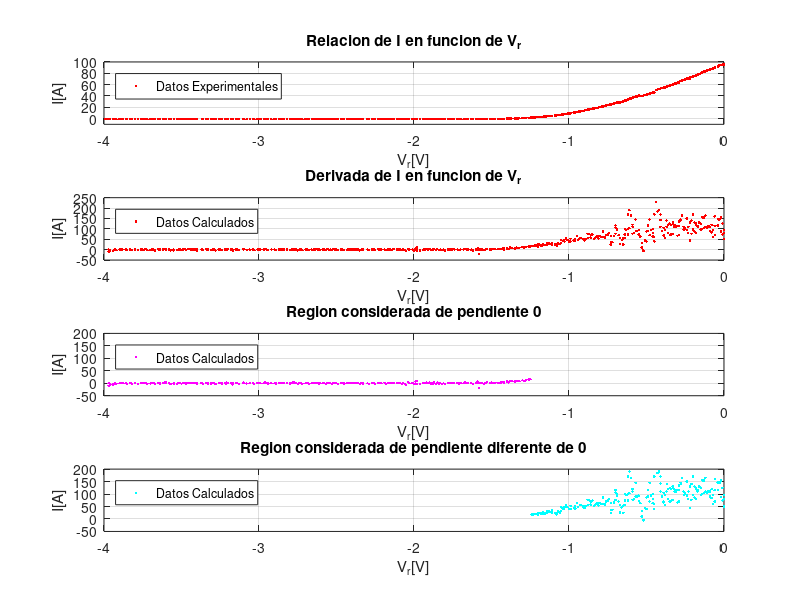
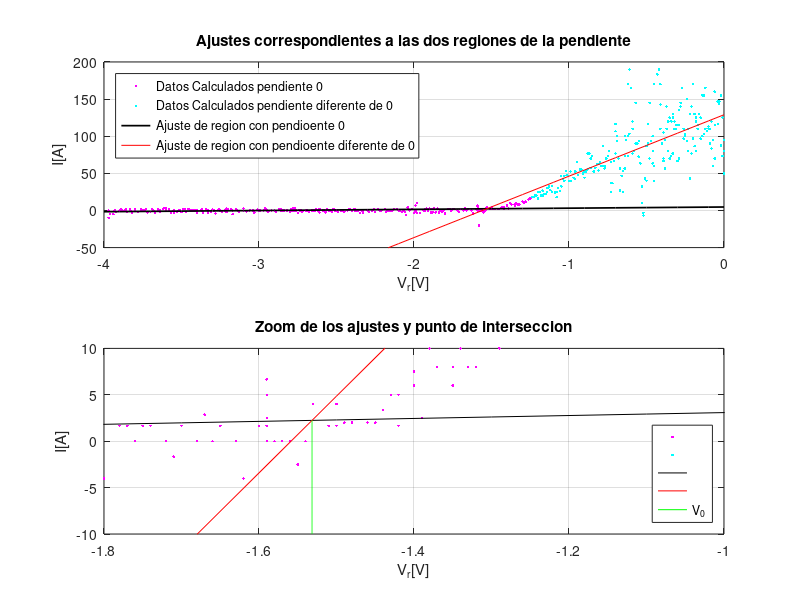

Recreate these plots in MATLAB, in order.
clear all; close all;
Vr = [0	0	0	-0.01	-0.01	-0.02	-0.02	-0.03	-0.03	-0.04	-0.04	-0.06	-0.06	-0.06	-0.07	-0.07	-0.08	-0.08	-0.09	-0.09	-0.1	-0.1	-0.11	-0.12	-0.12	-0.13	-0.13	-0.14	-0.14	-0.15	-0.15	-0.16	-0.16	-0.17	-0.17	-0.18	-0.18	-0.18	-0.19	-0.19	-0.2	-0.2	-0.21	-0.21	-0.22	-0.22	-0.23	-0.23	-0.24	-0.24	-0.25	-0.25	-0.26	-0.26	-0.27	-0.28	-0.28	-0.29	-0.29	-0.29	-0.3	-0.3	-0.31	-0.31	-0.32	-0.32	-0.33	-0.33	-0.33	-0.34	-0.34	-0.35	-0.35	-0.36	-0.36	-0.37	-0.37	-0.38	-0.38	-0.39	-0.39	-0.39	-0.4	-0.41	-0.41	-0.41	-0.42	-0.43	-0.44	-0.45	-0.45	-0.45	-0.46	-0.46	-0.46	-0.47	-0.48	-0.48	-0.49	-0.49	-0.5	-0.5	-0.51	-0.52	-0.52	-0.53	-0.53	-0.54	-0.55	-0.55	-0.56	-0.57	-0.57	-0.58	-0.59	-0.59	-0.59	-0.6	-0.61	-0.61	-0.62	-0.62	-0.62	-0.63	-0.64	-0.64	-0.64	-0.65	-0.65	-0.66	-0.67	-0.67	-0.68	-0.69	-0.69	-0.7	-0.7	-0.7	-0.71	-0.72	-0.73	-0.73	-0.73	-0.74	-0.75	-0.75	-0.76	-0.77	-0.77	-0.78	-0.78	-0.79	-0.8	-0.81	-0.81	-0.82	-0.83	-0.84	-0.85	-0.86	-0.86	-0.87	-0.88	-0.88	-0.89	-0.9	-0.9	-0.91	-0.92	-0.93	-0.94	-0.95	-0.96	-0.96	-0.97	-0.99	-0.99	-1	-1.01	-1.02	-1.03	-1.03	-1.04	-1.05	-1.05	-1.06	-1.07	-1.08	-1.08	-1.09	-1.11	-1.11	-1.12	-1.13	-1.14	-1.14	-1.15	-1.16	-1.17	-1.17	-1.18	-1.19	-1.2	-1.2	-1.21	-1.22	-1.23	-1.24	-1.25	-1.26	-1.28	-1.28	-1.29	-1.3	-1.32	-1.33	-1.34	-1.35	-1.35	-1.37	-1.38	-1.39	-1.4	-1.4	-1.42	-1.42	-1.43	-1.44	-1.45	-1.46	-1.48	-1.49	-1.5	-1.5	-1.51	-1.53	-1.54	-1.55	-1.56	-1.57	-1.58	-1.58	-1.59	-1.59	-1.59	-1.59	-1.59	-1.6	-1.62	-1.63	-1.63	-1.65	-1.66	-1.67	-1.68	-1.7	-1.71	-1.72	-1.74	-1.75	-1.76	-1.77	-1.78	-1.8	-1.81	-1.82	-1.83	-1.84	-1.85	-1.86	-1.87	-1.88	-1.88	-1.89	-1.9	-1.91	-1.92	-1.93	-1.93	-1.94	-1.96	-1.96	-1.98	-1.98	-1.99	-1.99	-1.99	-2	-2.01	-2.03	-2.04	-2.05	-2.06	-2.07	-2.08	-2.09	-2.1	-2.11	-2.11	-2.13	-2.14	-2.15	-2.16	-2.17	-2.18	-2.19	-2.21	-2.21	-2.22	-2.23	-2.25	-2.26	-2.27	-2.29	-2.3	-2.3	-2.33	-2.33	-2.34	-2.35	-2.36	-2.37	-2.38	-2.38	-2.38	-2.39	-2.4	-2.41	-2.42	-2.43	-2.45	-2.46	-2.47	-2.49	-2.5	-2.51	-2.52	-2.53	-2.54	-2.55	-2.56	-2.57	-2.58	-2.58	-2.59	-2.61	-2.61	-2.62	-2.63	-2.64	-2.65	-2.66	-2.66	-2.68	-2.69	-2.7	-2.72	-2.73	-2.74	-2.75	-2.76	-2.77	-2.77	-2.78	-2.78	-2.79	-2.79	-2.8	-2.82	-2.82	-2.84	-2.85	-2.86	-2.86	-2.87	-2.89	-2.9	-2.9	-2.92	-2.94	-2.95	-2.96	-2.97	-2.99	-3	-3.01	-3.03	-3.04	-3.06	-3.06	-3.08	-3.1	-3.1	-3.13	-3.14	-3.15	-3.17	-3.17	-3.18	-3.2	-3.21	-3.21	-3.22	-3.24	-3.25	-3.26	-3.28	-3.29	-3.3	-3.31	-3.33	-3.33	-3.34	-3.36	-3.37	-3.37	-3.37	-3.4	-3.4	-3.41	-3.42	-3.43	-3.43	-3.44	-3.45	-3.46	-3.47	-3.48	-3.49	-3.5	-3.51	-3.52	-3.53	-3.55	-3.55	-3.57	-3.58	-3.58	-3.58	-3.6	-3.6	-3.61	-3.62	-3.64	-3.64	-3.65	-3.67	-3.68	-3.69	-3.7	-3.72	-3.73	-3.74	-3.75	-3.76	-3.76	-3.78	-3.8	-3.8	-3.82	-3.83	-3.83	-3.85	-3.86	-3.86	-3.88	-3.89	-3.9	-3.92	-3.93	-3.94	-3.96	-3.97	-3.97	-3.98	-3.98	-3.98	-3.99	-3.99];
I = [95.7	96.7	96.6	95.9	95.2	94.7	94.8	94.2	93.4	93	91.6	91.3	89.8	89.1	88.6	88.1	88.1	87.5	87	86.7	86.3	85.7	85	84.3	83.4	83	82.3	81.8	81	80.1	79.9	79.2	78.7	78	77.6	77	76.6	76.1	75.7	75.4	74.5	74.2	73.7	73.1	72.8	71.1	71.3	70.9	70.8	70.2	69.8	69.1	68.5	67.8	67.4	66.7	66.1	65.2	64.9	64.1	63.8	63.3	62.9	62.2	62	61.5	61.3	60.6	60	59.8	59.1	58.7	58.1	57.7	57.4	56.9	56.2	56	55.3	55	54.1	54	54.1	53.6	52.9	52.7	52	51.4	50.3	47.2	45.9	46.3	45.9	45.7	45.5	45.1	44.5	43.9	43.3	43.6	42.3	41.6	41.8	40.6	40.1	39.7	40.4	40.5	40.8	40.2	39.4	39.1	38.6	38	37.3	36.7	36.2	35.9	35.6	34.9	34.4	32.9	32.6	31.8	31.8	31	30.9	30.4	29.9	29.8	29.3	28.7	28.8	28.9	28.4	27.6	27.9	27.4	26.9	25.6	24.4	24.4	25.1	24.9	24.5	23.9	23.3	22.5	22.5	22.3	21.7	21.2	20.8	20.1	19.7	19.3	18.8	18.2	17.6	17	16.8	16.5	16.1	15.4	14.9	14.5	14.2	13.8	13.2	12.8	12.4	12	11.3	11	10.6	10	9.4	9.2	8.9	8.4	7.9	7.8	7.6	7	6.8	6.5	6.2	5.9	5.6	5.5	5.2	5	4.9	4.7	4.3	4.2	4	3.8	3.4	3.4	3.2	3.1	2.9	2.6	2.6	2.4	2.1	1.9	1.8	1.6	1.2	1.2	1	1	0.7	0.6	0.5	0.4	0.4	0.3	0.2	0	0.1	0	-0.1	-0.2	-0.1	-0.2	-0.3	-0.3	-0.3	-0.4	-0.4	-0.4	-0.4	-0.4	-0.5	-0.6	-0.5	-0.5	-0.6	-0.5	-0.5	-0.5	-0.5	-0.4	-0.5	-0.5	-0.7	-0.6	-0.6	-0.6	-0.6	-0.5	-0.6	-0.6	-0.7	-0.6	-0.7	-0.6	-0.7	-0.6	-0.6	-0.8	-0.7	-0.7	-0.7	-0.7	-0.6	-0.7	-0.6	-0.7	-0.6	-0.7	-0.6	-0.7	-0.6	-0.7	-0.6	-0.7	-0.7	-0.7	-0.7	-0.7	-0.7	-0.6	-0.6	-0.9	-0.6	-0.7	-0.5	-1	-0.7	-0.7	-0.7	-0.7	-0.7	-0.6	-0.7	-0.6	-0.7	-0.7	-0.7	-0.8	-0.7	-0.7	-0.7	-0.7	-0.8	-0.6	-0.8	-0.7	-0.7	-0.8	-0.7	-0.7	-0.8	-0.7	-0.7	-0.7	-0.7	-0.7	-0.7	-0.7	-0.6	-0.7	-0.7	-0.7	-0.7	-0.7	-0.8	-0.7	-0.8	-0.8	-0.7	-0.7	-0.7	-0.8	-0.7	-0.7	-0.7	-0.8	-0.7	-0.7	-0.7	-0.8	-0.7	-0.7	-0.7	-0.7	-0.7	-0.8	-0.7	-0.8	-0.7	-0.7	-0.8	-0.7	-0.7	-0.7	-0.7	-0.7	-0.7	-0.7	-0.6	-0.7	-0.7	-0.8	-0.7	-0.7	-0.8	-0.7	-0.7	-0.7	-0.7	-0.8	-0.7	-0.7	-0.8	-0.8	-0.7	-0.7	-0.7	-0.8	-0.7	-0.7	-0.9	-0.7	-0.8	-0.7	-0.8	-0.7	-0.7	-0.8	-0.7	-0.7	-0.9	-0.7	-0.7	-0.7	-0.8	-0.7	-0.7	-0.8	-0.8	-0.7	-0.9	-0.7	-0.7	-0.8	-0.8	-0.7	-0.7	-0.8	-0.7	-0.7	-0.7	-0.8	-0.7	-0.7	-0.7	-0.8	-0.7	-0.7	-0.7	-0.7	-0.8	-0.7	-0.7	-0.8	-0.8	-0.7	-0.8	-0.8	-0.7	-0.8	-0.7	-0.7	-0.7	-0.7	-0.7	-0.7	-0.7	-0.8	-0.8	-0.7	-0.9	-0.8	-0.7	-0.8	-0.8	-0.7	-0.8	-0.8	-0.7	-0.7	-0.8	-0.8	-0.8	-0.8	-0.7	-0.7	-0.9	-0.8	-0.7	-0.8	-0.7	-0.8	-0.9	-0.7	-0.8	-0.8	-0.8	-0.8	-0.7	-0.6	-0.7	-0.8	-0.6]; 
%%%%%%%%%%%%%%%%%%%%%%%%%%Se calcula la derivada como la diferencia entre las corrientes sobre la diferencia de voltajes. Como se usa el paso siguiente, el vector tendra un tamanho...
%%%%%%%%%%%%%%%%%%%%%%%%%%... N-1 del vector original. Se ajuste Vr de acuerdo a esa necesidad.
for i = 1:(length(I)-5)
  didv(i) = (I(i+5)-I(i))/(Vr(i+5)-Vr(i));
end
Vrdidv=Vr(1:length(didv));
volmax = -1.25; %%%%%%%%%%%%%%%%%%%% <----------------SELECCIONAR el valor de voltaje hasta el que se considera, inicialmente, que didv esta en 0
N=find(Vr == volmax);
%%%%Se genera dos vectores con la region considerada en que la derivada es 0.
x0 = Vrdidv(N:length(Vrdidv));y0 = didv(N:length(didv));
%%%%Se genera dos vectores con la region considerada en que la derivada no es 0.
xn0 = Vrdidv(1:N-1);yn0 = didv(1:N-1);

figure(1); clf; % se plotea la grafica original, la derivada, y las dos regiones de interes (donde la derivada es 0 y donde no)
subplot(4,1,1); plot(Vr,I,'r.'); axis([-4 0 -10 100]);grid on;xlabel('V_{r}[V]');ylabel('I[A]');legend('Datos Experimentales','Location','northwest');title('Relacion de I en funcion de V_{r}')
subplot(4,1,2); plot(Vrdidv,didv,'r.');grid on;xlabel('V_{r}[V]');ylabel('I[A]');legend('Datos Calculados','Location','northwest');title('Derivada de I en funcion de V_{r}')
subplot(4,1,3); plot(x0,y0,'m.'); axis([-4 0 -50 200]);grid on;xlabel('V_{r}[V]');ylabel('I[A]');legend('Datos Calculados','Location','northwest');title('Region considerada de pendiente 0')
subplot(4,1,4); plot(xn0,yn0,'c.'); axis([-4 0 -50 200]);grid on;xlabel('V_{r}[V]');ylabel('I[A]');legend('Datos Calculados','Location','northwest');title('Region considerada de pendiente diferente de 0')

%%%%%%%%%%%%%%%%%%%%Minimos cuadrados para x0,y0
size(x0)
size(y0)
N0 = size(x0)(2)
sx0y0 = sum(x0.*y0)
sx0x0 = sum(x0.*x0);sy0y0 = sum(y0.*y0);sx0 = sum(x0);sy0 = sum(y0);
a0 = (((N0)*(sx0y0))-((sx0)*(sy0)))/(((N0)*(sx0x0))-((sx0)*(sx0)))
b0 = (((sx0x0)*(sy0))-((sx0)*(sx0y0)))/(((N0)*(sx0x0))-((sx0)*(sx0)))
e0 = (y0-((a0*x0)+b0)).^2;sei0 = sum(e0);
deltaa0=sqrt((sei0)/(N0-2))*sqrt((N0)/(((N0)*(sx0x0))-((sx0)*(sx0))))
deltab0=sqrt((sei0)/(N0-2))*sqrt((sx0x0)/(((N0)*(sx0x0))-((sx0)*(sx0))))
r0 = (((N0)*(sx0y0))-((sx0)*(sy0)))/(sqrt(((N0)*(sx0x0))-((sx0)*(sx0)))*sqrt(((N0)*(sy0y0))-((sy0)*(sy0))))

%%%%%%%%%%%%%%%%%%%%Minimos cuadrados para xn0,yn0
size(xn0)
size(yn0)
Nn0 = size(xn0)(2)
sxn0yn0 = sum(xn0.*yn0);sxn0xn0 = sum(xn0.*xn0);syn0yn0 = sum(yn0.*yn0);sxn0 = sum(xn0);syn0 = sum(yn0);
a20 = (((Nn0)*(sxn0yn0))-((sxn0)*(syn0)))/(((Nn0)*(sxn0xn0))-((sxn0)*(sxn0)))
b20 = (((sxn0xn0)*(syn0))-((sxn0)*(sxn0yn0)))/(((Nn0)*(sxn0xn0))-((sxn0)*(sxn0)))
e20 = (yn0-((a20*xn0)+b20)).^2;sei20 = sum(e20);
deltaa20=sqrt((sei20)/(Nn0-2))*sqrt((Nn0)/(((Nn0)*(sxn0xn0))-((sxn0)*(sxn0))))
deltab20=sqrt((sei20)/(Nn0-2))*sqrt((sxn0xn0)/(((Nn0)*(sxn0xn0))-((sxn0)*(sxn0))))
r20 = (((Nn0)*(sxn0yn0))-((sxn0)*(syn0)))/(sqrt(((Nn0)*(sxn0xn0))-((sxn0)*(sxn0)))*sqrt(((Nn0)*(syn0yn0))-((syn0)*(syn0))))

%%%%%%%%%%%%%%%%%%%%%%%%%Se grafica con los respectivos ajustes y calculo punto interseccion con errores
Iv0 = (a0*b20-a20*b0)/(a0-a20);v0 = (b20-b0)/(a0-a20)
deltav0 = -v0*sqrt((deltab20^2)/((b0-b20)^2)+(deltab0^2)/((b0-b20)^2)+(deltaa0^2)/((a0-a20)^2)+(deltaa20^2)/((a0-a20)^2))
xx1 = -4:0.1:0;yy1 = a0.*xx1+b0;xx2 = -4:0.1:0;yy2 = a20.*xx2+b20;yf3= -10:0.01:Iv0; xf3= v0*ones(1,length(yf3));
figure(2);clf;
subplot(2,1,1);plot(x0,y0,'m.',xn0,yn0,'c.',xx1,yy1,'k-','linewidth',1.25,xx2,yy2,'r-'); axis([-4 0 -50 200]);grid on;xlabel('V_{r}[V]');ylabel('I[A]');legend('Datos Calculados pendiente 0','Datos Calculados pendiente diferente de 0','Ajuste de region con pendioente 0','Ajuste de region con pendioente diferente de 0','Location','northwest');title('Ajustes correspondientes a las dos regiones de la pendiente')
subplot(2,1,2);plot(x0,y0,'m.',xn0,yn0,'c.',xx1,yy1,'k-',xx2,yy2,'r-',xf3,yf3,'g'); axis([-1.8 -1.0 -10 10]);grid on;xlabel('V_{r}[V]');ylabel('I[A]');legend('','','','','V_{0}','Location','southeast');title('Zoom de los ajustes y punto de interseccion')
